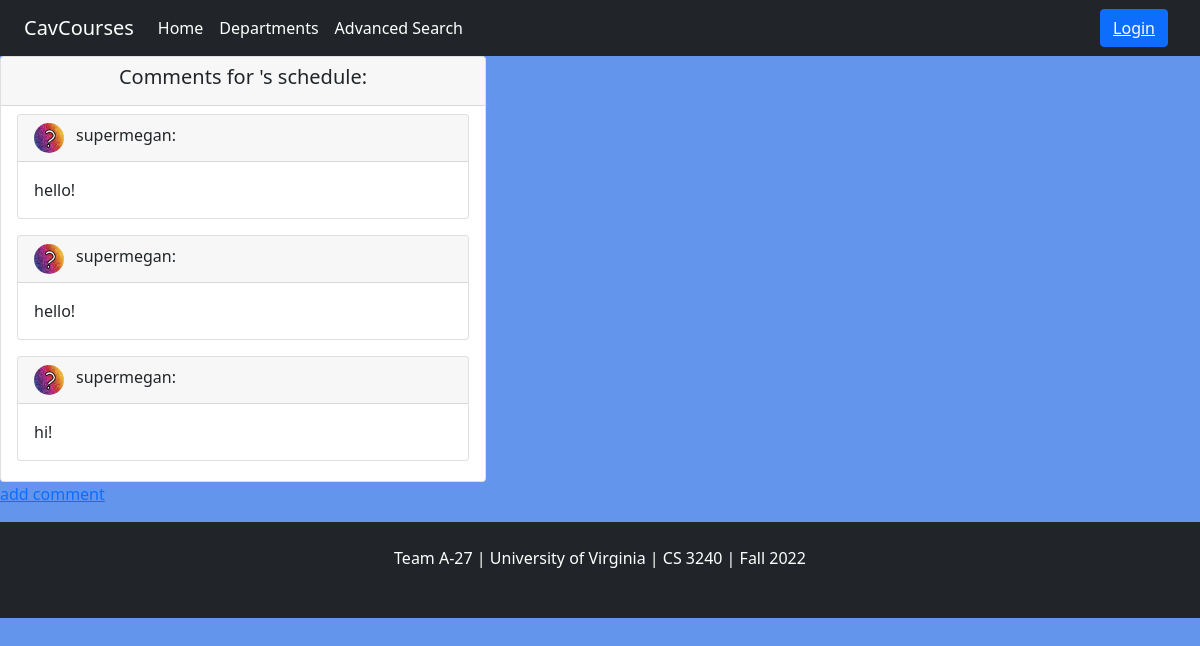
Screenshot of /schedule/1/comments/ with the database file from the repository.
### classlist/models.py (models this page shows, shortened)
class Comment(models.Model):
    from_user = models.ForeignKey(Account, related_name="my_comments", on_delete=models.CASCADE, blank=True)
    to_user = models.ForeignKey(Account, related_name="schedule_comments", on_delete=models.CASCADE, blank=True)
    text = models.CharField(max_length=250)
    def __str__(self) -> str:
        return self.text

class Account(models.Model):
    USERNAME_FIELD = models.CharField(max_length=150, default="User") # something was demanding this be USERNAME_FIELD instead of username
    first_name = models.CharField(max_length=150, blank=True, default="User") # blank=True means that it is optional
    last_name = models.CharField(max_length=150, blank=True, default="Name")
    email = models.EmailField(max_length=150, default="none@gmail.com")
    last_login = models.DateTimeField('last date logged in', default=timezone.now)
    date_joined = models.DateTimeField('date joined', default=timezone.now)
    is_authenticated = models.BooleanField(default=True)
    is_anonymous = models.BooleanField(default=False)
    avatar = models.URLField(default='/static/classlist/default_account_image.png')
    account_created = models.BooleanField(default=False) # currently not used
    friends = models.ManyToManyField("Account", related_name='my_friends', blank=True)
    major = models.CharField(max_length=100, default=True)
    FIRST_YEAR = 1
    SECOND_YEAR = 2
    THIRD_YEAR = 3
    FOURTH_YEAR = 4
    OTHER = 5
    YEAR_IN_SCHOOL_CHOICES = [
        (FIRST_YEAR, 'First year'),
        (SECOND_YEAR, 'Second year'),
        (THIRD_YEAR, 'Third year'),
        (FOURTH_YEAR, 'Fourth year'),
        (OTHER, 'Other')
    ]
    year = models.IntegerField(choices=YEAR_IN_SCHOOL_CHOICES,default=OTHER)
    def __str__(self):
        return self.email

### classlist/views.py (the view)
# urls.py: path('schedule/<int:userID>/comments/', views.view_comments, name='view_comments'),
def view_comments(request, userID):
    if userID:
        account = Account.objects.get(id=userID) # whose account the schedule belongs to
        print(account)
        comments_list = Comment.objects.filter(to_user=account)
        print(comments_list)
        context = get_user_info(request)
        context['comments_list'] = comments_list
        return render(request, 'classlist/view_comments.html', context)
    else:
        return HTTPResponse("No matching user found")

### classlist/views.py (called while the page is built)
def get_user_info(request):
    if request.user.is_authenticated:
        account = Account.objects.get(email=request.user.email)
        context = {
            'user' : account,
            'avatar' : account.avatar,
        }
        return context
    else:
        return {}

### classlist/templates/classlist/view_comments.html (shortened to what this page needs)
{% extends "base.html" %}
    {% load socialaccount %}
    {% block body %}
        <body>
                {% if comments_list %}
                    <div class="justify-content-center">
                        <div class="row">
                            <div class="col-md-5">
                                <div class="card ccard radius-t-0 h-100">
                                    <div class="card-header pb-3 brc-secondary-l3">
                                        <h5 class="card-title mb-2 mb-md-0 text-dark-m3 text-center">
                                            Comments for {{user.USERNAME_FIELD}}'s schedule:
                                        </h5>
                                    </div>
                                    <div class="card-body pt-2 pb-1">
                                        {% for c in comments_list %}
                                            <div class="card mb-3" width="width:17rem">
                                                <div class="card-header">
                                                    <div class="col float-start">
                                                        <img src="{{c.from_user.avatar}}" class="rounded-circle" height="30" width="30">
                                                    </div>
                                                    <div class="row row-cols-2">
                                                        <div class="col"> {{c.from_user.USERNAME_FIELD}}:</div>
                                                    </div>
                                                </div>
                                                <div class="card-body"> {{c.text}} </div>
                                            </div>
                                        {% endfor %}
                                    </div>
                                </div>
                            </div>
                        </div>
                    </div>
                {% else %}
                    <p> No comments exist for this user's schedule. </p>
                {% endif %}
                <p>
                <a href='../add_comment'>
                add comment
                </a></p>
        </body>
    {% endblock %}

### rows the page displays
Comment: from_user.avatar (placeholder picture), from_user.USERNAME_FIELD "supermegan", text "hello!"
Comment: from_user.avatar (placeholder picture), from_user.USERNAME_FIELD "supermegan", text "hello!"
Comment: from_user.avatar (placeholder picture), from_user.USERNAME_FIELD "supermegan", text "hi!"
